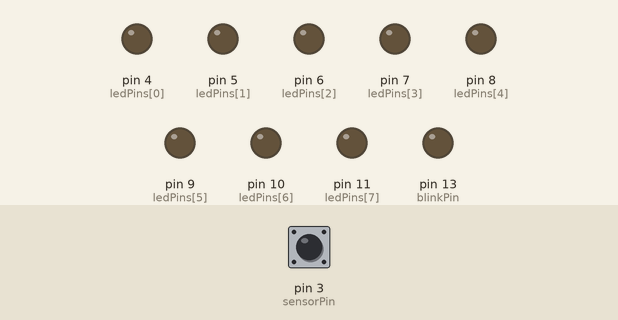
This sketch was run on a simulated Arduino Uno, built with avr-gcc and run on an emulated ATmega328P. On the bench: output pins drawn as LEDs (lit = HIGH). Dashed ring = blinking. The inputs (shaded band) are chosen by the test bench; at power-on: pin 3 (sensorPin) LOW. What the sketch prints to the serial monitor is not drawn.

Above: at 1.2 s.
1.3 s: pin 3 (sensorPin) driven HIGH
At 2.1 s:
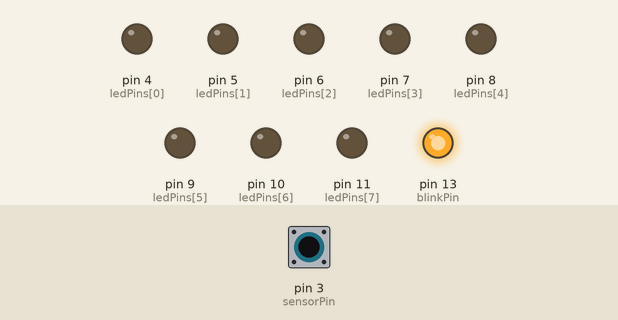
2.8 s: pin 3 (sensorPin) driven LOW
At 3.3 s:
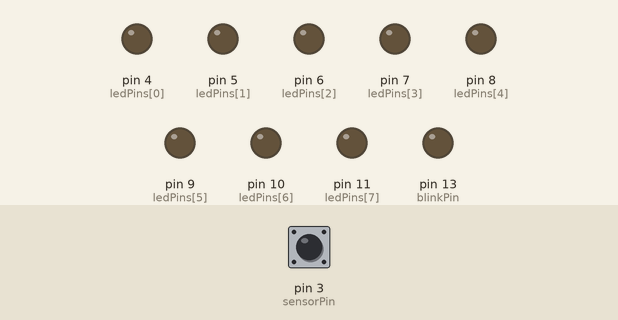
4.5 s: pin 3 (sensorPin) pulsed HIGH 2 times (0.12 s each, 0.3 s apart)
At 4.56 s:
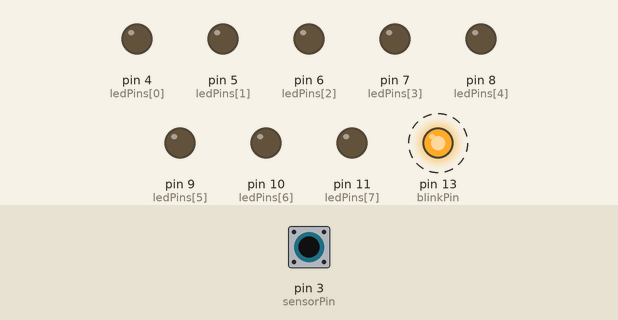
6.6 s: pin 3 (sensorPin) pulsed HIGH 5 times (0.12 s each, 0.3 s apart)
At 9.1 s:
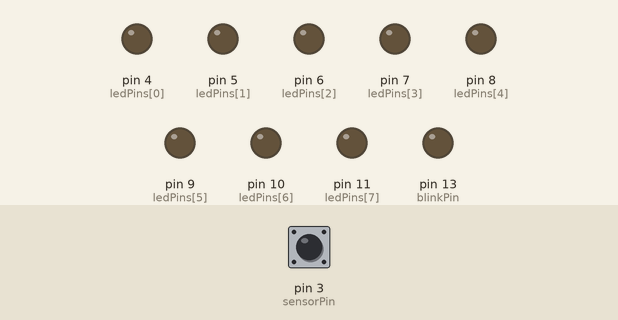
Timing chart, 0 to 10.6 s (numbered marks = the images above; inputs shaded):
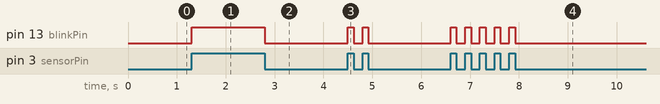

Measured:
- after the input at 1.3 s, pin 13 (blinkPin): LOW → HIGH at once
- after the input at 2.8 s, pin 13 (blinkPin): HIGH → LOW at once
- after the input at 4.5 s, pin 13 (blinkPin): alternates HIGH for 0.12 s and LOW for 0.18 s, 4 changes in all, then stays LOW, starting at once
- after the input at 6.6 s, pin 13 (blinkPin): alternates HIGH for 0.12 s and LOW for 0.18 s, 10 changes in all, then stays LOW, starting at once

The sketch:

verbose.ino
```cpp
// (licence header left out)
#include "Timer.h"

Timer t;

const int sensorPin = 3;
const int blinkPin  = 13;

int ledPin, ledMax;
int ledPins[] = {4,5,6,7,8,9,10,11};

unsigned long counter, kwhCounter, time, pulseTime, waitTime;
unsigned long pulseLength, waitLength;

boolean light, inPulse;

String highValues = "[";

void setup()
{
    counter     = 0;
    kwhCounter  = 0;
    light       = LOW;
    inPulse     = false;
    ledPin      = 0;
    ledMax      = 8;

    pinMode(blinkPin, OUTPUT);

    int i;
    for (i = ledPin; i < ledMax; i++)
    {
        pinMode(ledPins[i], OUTPUT);
    }

    int tickEvent = t.every(1000, sendUpdate, (void*)2);

    Serial.begin(115200);
    Serial.flush();
    Serial.println("                                                        ");
    Serial.println("                                                        ");
    Serial.println("{\"BEGIN\": 1}");
    Serial.flush();
}

void loop()
{
    light = digitalRead(sensorPin);

    if (light == HIGH && inPulse == false) startPulse();
    if (light == LOW  && inPulse == true)  endPulse();

    t.update();
}

void startPulse()
{
    pulseTime = micros();
    inPulse   = true;

    waitLength = micros() - waitTime;
    highValues += "\"off:";
    highValues += waitLength;
    highValues += "\",";
    digitalWrite(blinkPin, HIGH);
}

void endPulse()
{
    digitalWrite(blinkPin, LOW);
    waitTime = micros();

    pulseLength = micros() - pulseTime;

    highValues += "\"on:";
    highValues += pulseLength;
    highValues += "\",";

    inPulse     = false;

    counter++;
    kwhCounter++;

}

void updateLeds()
{
    int binCounter = map(kwhCounter, 0, 10000, 0, 255);
    int pin = 0;

    while (binCounter > 0)
    {
        digitalWrite(ledPins[pin], (binCounter%2) ? HIGH : LOW);
        binCounter = binCounter/2;
        pin++;
    }

    while (pin < ledMax)
    {
        digitalWrite(ledPins[pin], LOW);
        pin++;
    }
}


void sendUpdate(void* context)
{
    time = millis();

    highValues += "0]";

    Serial.print("{");
    Serial.print("\"pulseCount\": \"");
    Serial.print(counter);
    Serial.print("\", \"kwhCount\": \"");
    Serial.print(kwhCounter);
    Serial.print("\", \"timestamp\": \"");
    Serial.print(time);
    Serial.print("\", \"pulsetimes\": ");
    Serial.print(highValues);
    Serial.println("}");

    counter = 0;
    highValues = "[";

    if (kwhCounter > 10000) kwhCounter = 0;

    updateLeds();
}


/*
 * MIT LICENSE
 *
 * Copyright (C) 2013-2014 Thomas Malt <thomas@malt.no>
 *
 * Permission is hereby granted, free of charge, to any person obtaining
 * a copy of this software and associated documentation files (the
 * "Software"), to deal in the Software without restriction, including
 * without limitation the rights to use, copy, modify, merge, publish,
 * distribute, sublicense, and/or sell copies of the Software, and to permit
 * persons to whom the Software is furnished to do so, subject to the
 * following conditions:
 *
 * The above copyright notice and this permission notice shall be included
 * in all copies or substantial portions of the Software.
 *
 * THE SOFTWARE IS PROVIDED "AS IS", WITHOUT WARRANTY OF ANY KIND, EXPRESS
 * OR IMPLIED, INCLUDING BUT NOT LIMITED TO THE WARRANTIES OF
 * MERCHANTABILITY, FITNESS FOR A PARTICULAR PURPOSE AND NONINFRINGEMENT.
 * IN NO EVENT SHALL THE AUTHORS OR COPYRIGHT HOLDERS BE LIABLE FOR ANY
 * CLAIM, DAMAGES OR OTHER LIABILITY, WHETHER IN AN ACTION OF CONTRACT,
 * TORT OR OTHERWISE, ARISING FROM, OUT OF OR IN CONNECTION WITH THE SOFTWARE
 * OR THE USE OR OTHER DEALINGS IN THE SOFTWARE.
 */
```
